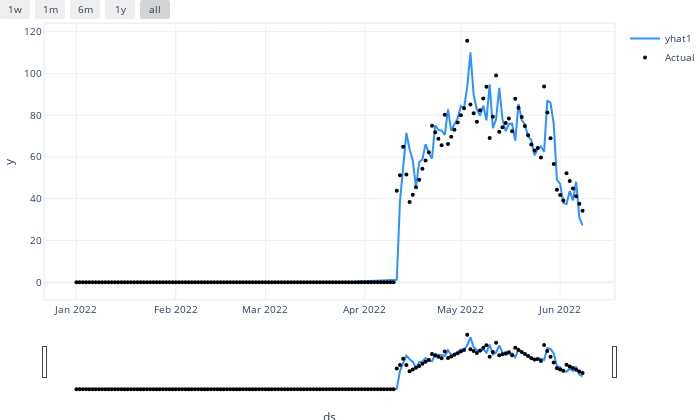

Notebook code cell kept with this figure:
### Code cell
forecast = m.predict(test)
fig = m.plot(forecast[['ds', 'y', 'yhat1']])
fig.show()

### Figure 1 — Plotly figure (JSON) as saved in the notebook; plotly's stock layout.template omitted (floating-point values rounded to 4 significant figures; data arrays with more than 128 entries replaced by an {"elided": "..."} marker saying what was removed)
{"data": [{"fill": "none", "line": {"color": "rgba(45, 146, 255, 1.0)", "width": 2}, "mode": "lines", "name": "yhat1", "type": "scatter", "uid": "d48844c8-6e65-4579-b0d4-12c662673054", "x": {"elided": "159 str values"}, "y": {"elided": "159 float values"}}, {"marker": {"color": "black", "size": 4}, "mode": "markers", "name": "Actual", "type": "scatter", "uid": "5608c17d-80f8-4be1-bae1-ad716f27c150", "x": {"elided": "159 str values"}, "y": {"elided": "159 float values"}}], "layout": {"autosize": true, "font": {"size": 10}, "height": 420, "hovermode": "x unified", "margin": {"b": 0, "l": 0, "pad": 0, "r": 10, "t": 10}, "showlegend": true, "title": {"font": {"size": 12}}, "width": 700, "xaxis": {"linewidth": 1.5, "mirror": true, "rangeselector": {"buttons": [{"count": 7, "label": "1w", "step": "day", "stepmode": "backward"}, {"count": 1, "label": "1m", "step": "month", "stepmode": "backward"}, {"count": 6, "label": "6m", "step": "month", "stepmode": "backward"}, {"count": 1, "label": "1y", "step": "year", "stepmode": "backward"}, {"step": "all"}]}, "rangeslider": {"visible": true}, "showline": true, "title": {"text": "ds"}, "type": "date"}, "yaxis": {"linewidth": 1.5, "mirror": true, "showline": true, "title": {"text": "y"}}}}
